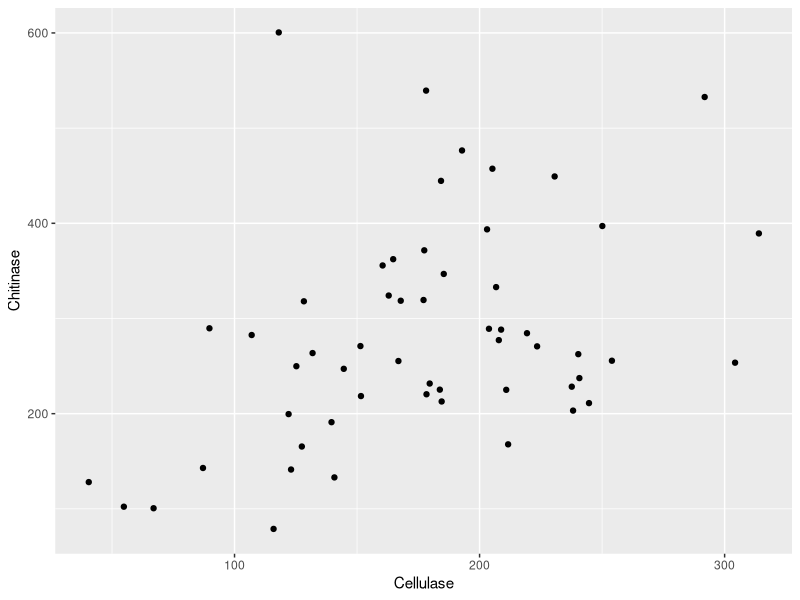
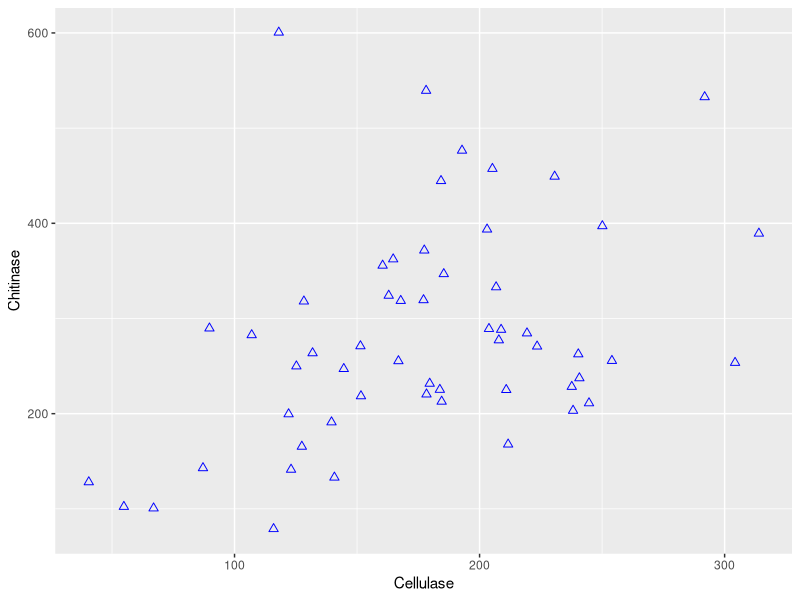
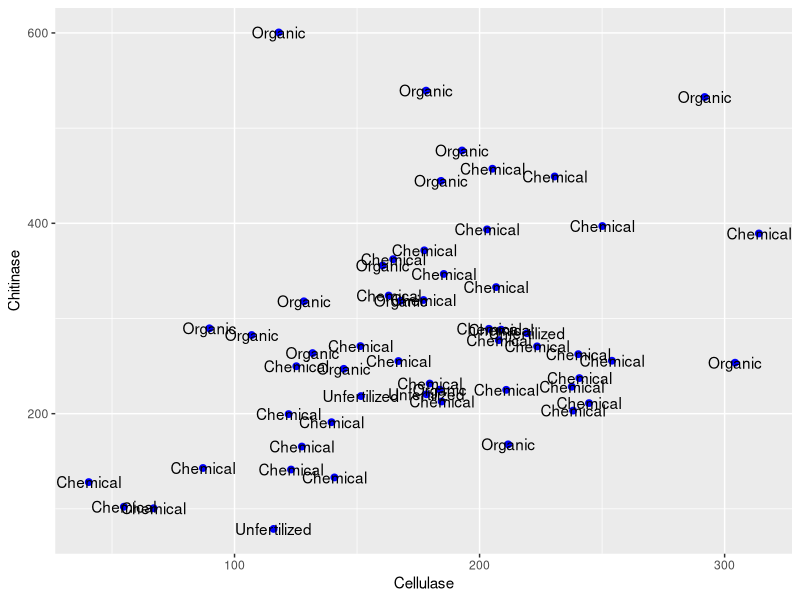
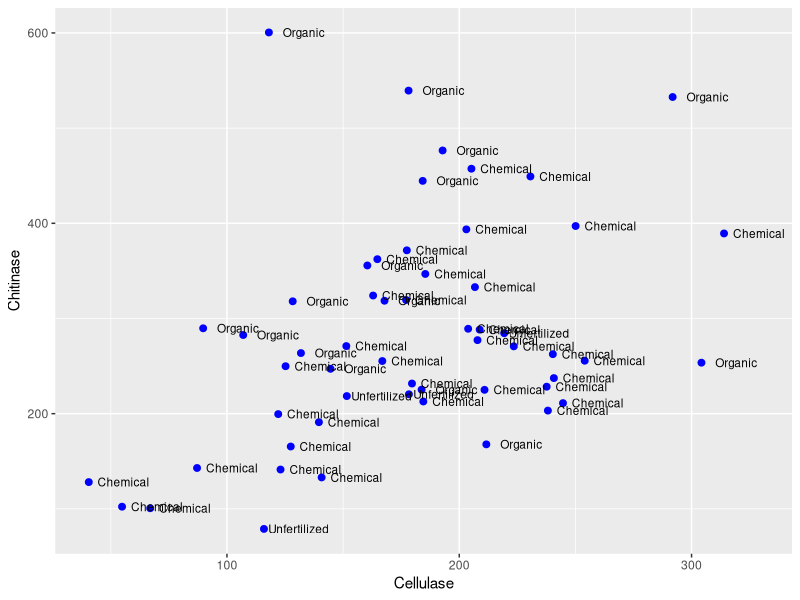
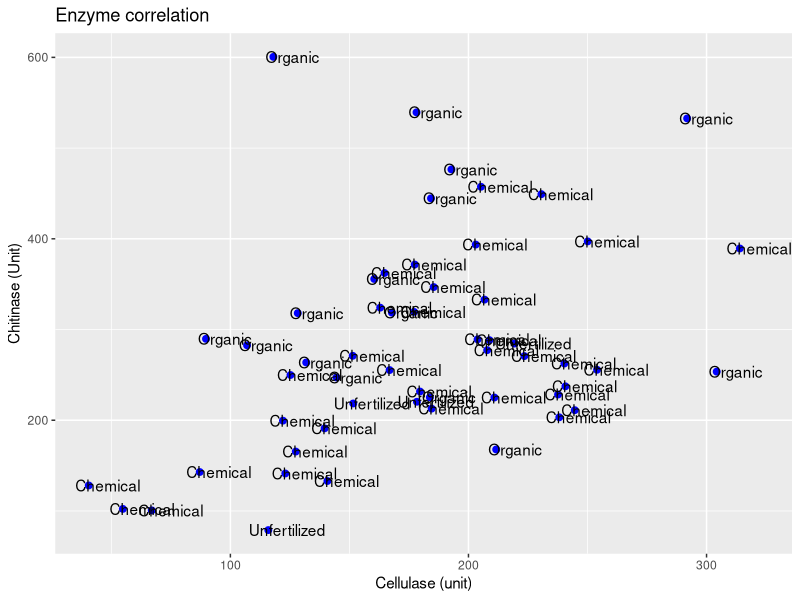
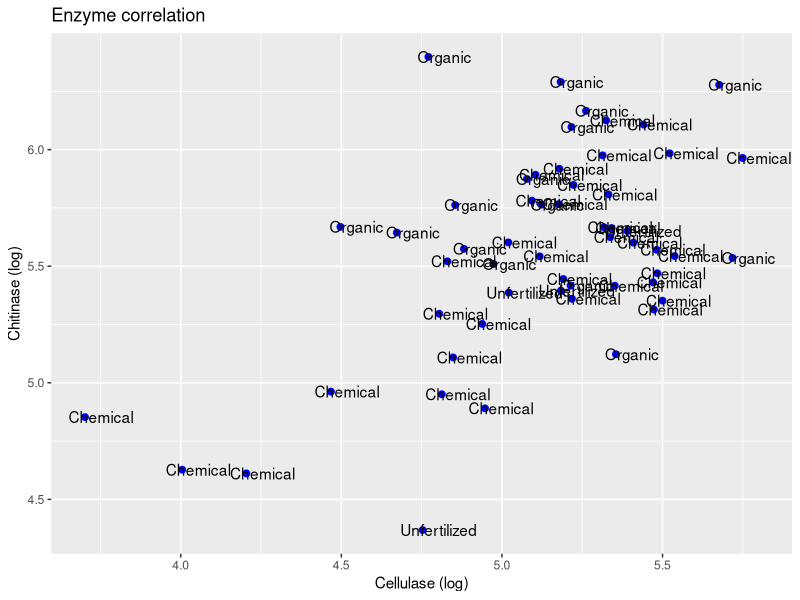
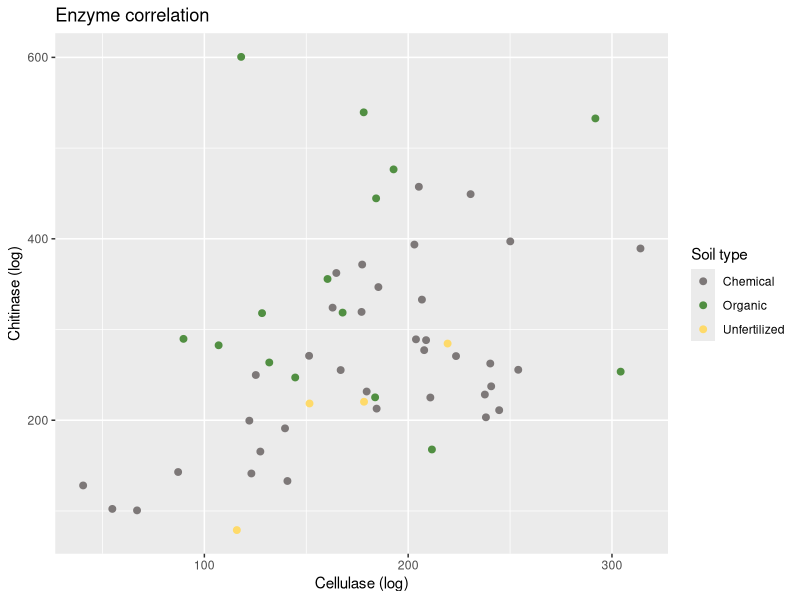
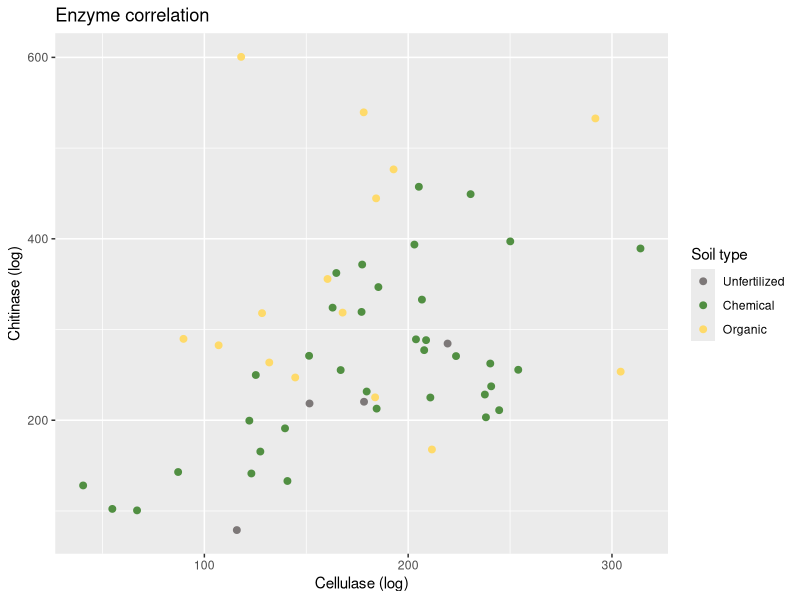

Generate these figures, in order, with R:
rm(list=ls(all=TRUE)) # remove all previous objects


# Load Packages
#install.packages("ggplot2")
library(ggplot2)
?ggplot2

#install.packages("dplyr")
library(dplyr)
          



# Load the file
Enzyme <- read.table("Enzyme.csv", sep=",", header=TRUE)
str(Enzyme) # Structure


# convert Soil_Type into factor
Enzyme$Soil_Type <- as.factor (Enzyme$Soil_Type) 
levels(Enzyme$Soil_Type) # see the levels

# create scatter plot
p <-ggplot(aes(x=Cellulase, y=Chitinase), data= Enzyme)+
  geom_point()
p

class(p) # type of the object


# change the size and shape of the points 
ggplot(aes(x=Cellulase, y=Chitinase), data= Enzyme) + 
geom_point(size = 2, color = "blue", shape= 2)

# size: size of points
# colors: color of points
# shape= shape of points 
# find the shape code here: http://www.sthda.com/english/wiki/ggplot2-point-shapes
# see color code here: https://htmlcolorcodes.com/

#show labels
ggplot(aes(x=Cellulase, y=Chitinase, label=Soil_Type), data= Enzyme) + 
  geom_point(size = 2, color = "blue")+ 
  geom_text()





# move text labels slightly to the right with "nudge_x"
ggplot(aes(x=Cellulase, y=Chitinase, label=Soil_Type), data= Enzyme) + 
  geom_point(size = 2, color = "blue")+   
  geom_text(size=3,nudge_x = +15)

#nudge_x or nudge_y:
# -: left
# +: right



# Add labels and titles
ggplot(aes(x=Cellulase, y=Chitinase, label=Soil_Type), data= Enzyme) + 
  geom_point(size = 2, color = "blue")+   
  geom_text( nudge_x = 8) +
  xlab("Cellulase (unit)") +
  ylab("Chitinase (Unit)") +
  ggtitle("Enzyme correlation")
?ggtitle

# logarithm transformation
ggplot(aes(x= log(Cellulase), y=log(Chitinase), label=Soil_Type), data= Enzyme) + 
  geom_point(size = 2, color = "blue")+   
  geom_text( nudge_x = 0.05) +
  xlab("Cellulase (log)") +
  ylab("Chitinase (log)") +
  ggtitle("Enzyme correlation")

  
# set different color for soil Type
ggplot(aes(x= Cellulase, y=Chitinase, color=Soil_Type), data= Enzyme) + 
  geom_point(size = 2)+ 
  scale_color_manual(values=c("#7D7878", "#518F42", "#FEDA6A"), name = "Soil type") +
  xlab("Cellulase (log)") +
  ylab("Chitinase (log)") +
  ggtitle("Enzyme correlation")


# change the order of soil_Type
levels(Enzyme$Soil_Type) # see the levels
Enzyme$Soil_Type <- factor(Enzyme$Soil_Type, levels=c("Unfertilized","Chemical", "Organic" )) # change the order
levels(Enzyme$Soil_Type) # see the levels

# plot again the last plot ( see the order)
ggplot(aes(x= Cellulase, y=Chitinase, color=Soil_Type), data= Enzyme) + 
  geom_point(size = 2)+ 
  scale_color_manual(values=c("#7D7878", "#518F42", "#FEDA6A"), name = "Soil type") +
  xlab("Cellulase (log)") +
  ylab("Chitinase (log)") +
  ggtitle("Enzyme correlation")




# set different shape for soil Type
ggplot(aes(x= Cellulase, y=Chitinase, shape = Soil_Type), data= Enzyme) + 
  geom_point(size = 4, color = "black")+ 
  scale_shape_manual(values = c(17, 20,22), name = "Soil type") +
  xlab("Cellulase (log)") +
  ylab("Chitinase (log)") +
  ggtitle("Enzyme correlation")



  

# set regression line 
graph <- ggplot(aes(x= Cellulase, y=Chitinase, color=Soil_Type), data= Enzyme) + 
  geom_point(size = 2)+ 
  scale_color_manual(values=c("#7D7878", "#518F42", "#FEDA6A")) +
  xlab("Soil Cellulase ") +
  ylab("Soil Chitinase ") +
  ggtitle("Enzyme correlation")+ 
  geom_smooth(color="red", method=lm, se=FALSE, linetype="solid") 
?geom_smooth
graph

# see the linetypes here: http://www.sthda.com/english/wiki/ggplot2-line-types-how-to-change-line-types-of-a-graph-in-r-software

summary(lm (Chitinase~Cellulase, Enzyme)) # see the linear regression info


# add themes
#install.packages("ggthemes")
library(ggthemes) # package for themes

graph + theme_economist()    # style of the Economist magazine
graph + theme_fivethirtyeight()    # style of the FiveThirtyEight website
graph + theme_light() # my favorite theme
# see more themes: https://ggplot2.tidyverse.org/reference/ggtheme.html


# Save the graph
graph + theme_light()
ggsave("Soil enzyme.jpg", width=6, height=5)
# save in different formats :png, pdf, jpg, tiff and so on




################# Histogram

#Load dataset
#install.packages("dslabs")
library(dslabs)
data(heights) # height of people in inches

# Convert inch to centimeter
heights$ height <- 2.54*(heights$ height)


# filter female hights (dplyr package)
heights <-  heights %>%
  filter(sex == "Female")


# basic histograms
ggplot(heights,aes(x = height)) +
  geom_histogram(binwidth = 10)
#binwidth: size of bin interval


# histogram with blue fill(blue bars), Red outline, labels and title
ggplot(heights,aes(x = height)) + 
  geom_histogram(binwidth = 15, fill = "blue", col = "red") +
  xlab("Female heights in cm") +
  ggtitle("Histogram")
# fill: filler color
# col: Outline color 


########### Organize different plots together with gridExtra package

# define plots p1, p2, p3
p1 <- ggplot(heights,aes(x = height)) + geom_histogram(binwidth = 1, fill = "blue", col = "black")
p2 <- ggplot(heights,aes(x = height)) + geom_histogram(binwidth = 5, fill = "blue", col = "black")
p3 <- ggplot(heights,aes(x = height)) + geom_histogram(binwidth = 10, fill = "blue", col = "black")
p4 <- ggplot(heights,aes(x = height)) + geom_histogram(binwidth = 20, fill = "blue", col = "black")


# arrange plots next to each other in 1 row, 3 columns
#install.packages("gridExtra")
library(gridExtra)
grid.arrange(p1, p2, p3,p4, nrow = 4,ncol=1)





######################### smooth density plot (probability distribution)
ggplot(heights,aes(x = height)) + 
  geom_density(fill = "blue", col = "red")+ 
  xlab("Female height")
# fill: filler color
# col: Outline color 


# Exercise:
# Creating Scatter plot with Iris dataset 
data(iris)
